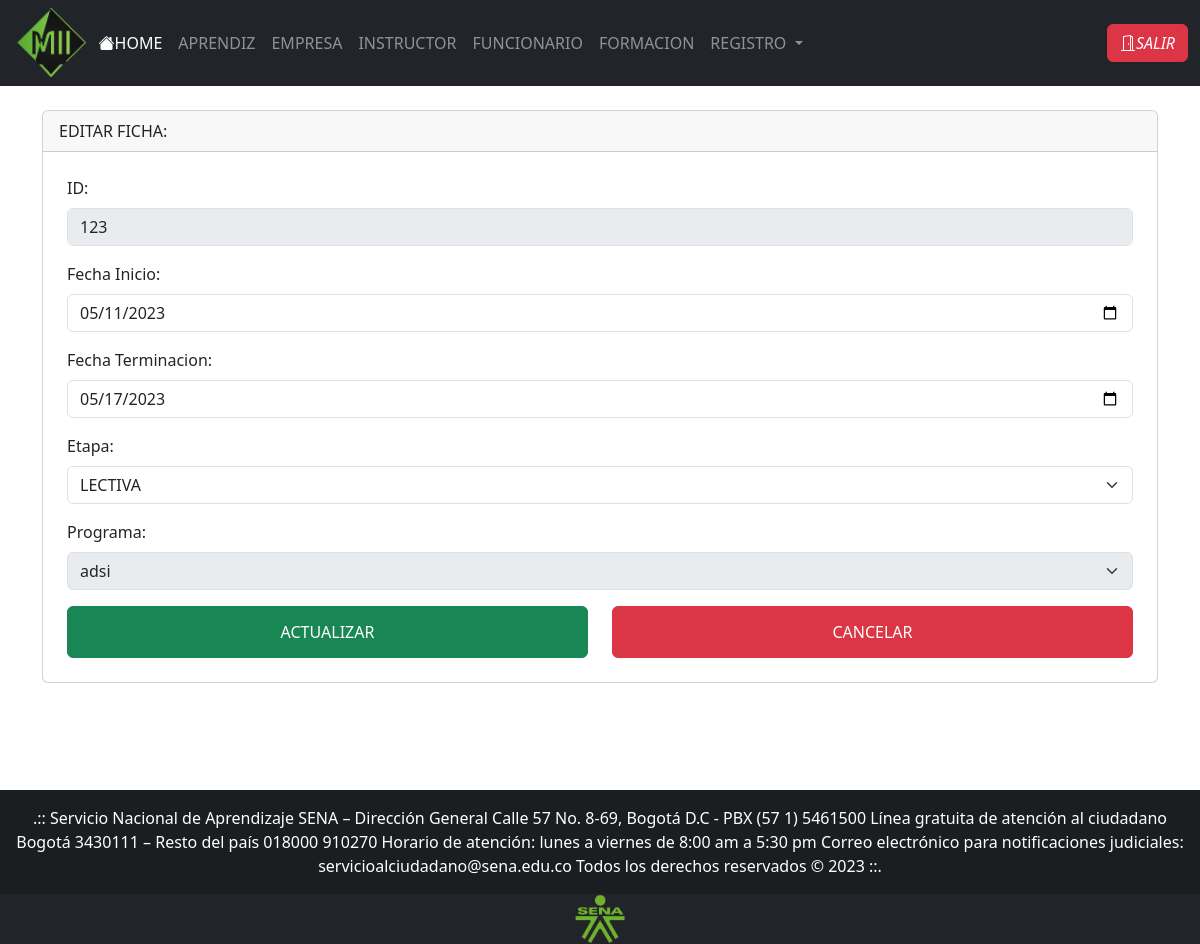
The app's page /views/editarFormacion.php?codigo=123&tipo=ficha (signed in) with its own data.
### tables this page shows
CREATE TABLE IF NOT EXISTS `fichas` (
  `pk_id_ficha` int NOT NULL,
  `ficha_fecha_inicio` date NOT NULL,
  `ficha_fecha_terminacion` date NOT NULL,
  `ficha_etapa` varchar(50) NOT NULL,
  `fk_id_pro` int NOT NULL,
  PRIMARY KEY (`pk_id_ficha`),
  KEY `fk_Ficha_Programa1` (`fk_id_pro`)
);

### views/editarFormacion.php (the view, shortened to what this page needs)
<!DOCTYPE html>
<html lang="en">
<head>
    <?php
    require_once("head.php");
    ?>
</head>
<body>
    <?php
    require_once("header.php");
    include('../controller/conexion.php');
    if (isset($_GET['codigo']) && $_GET['codigo'] != "") {
        $codigo = $_GET['codigo'];
    }
    ?>
    <div style="min-height: 85vh;">
        <div class="container mt-4">
            <div class="card" id="editarFicha" hidden>
                <div class="card-header">
                    EDITAR FICHA:
                </div>
                <?php
                $fichas = $base->query("SELECT * FROM fichas WHERE pk_id_ficha=$codigo")->fetchAll(PDO::FETCH_OBJ);
                foreach ($fichas as $datosFicha) {
                    ?>
                    <form class="p-4" method="POST" action="../controller/crudFormacion.php?accion=editar&tipo=ficha">
                        <div class="mb-3">
                            <label class="form-label">ID: </label>
                            <input type="number" class="form-control" name="idFicha"
                                value="<?php echo $datosFicha->pk_id_ficha; ?>" autofocus required readonly>
                        </div>
                        <div class="mb-3">
                            <label class="form-label">Fecha Inicio: </label>
                            <input type="date" class="form-control" name="inicioFicha"
                                value="<?php echo $datosFicha->ficha_fecha_inicio; ?>" autofocus required>
                        </div>
                        <div class="mb-3">
                            <label class="form-label">Fecha Terminacion: </label>
                            <input type="date" class="form-control" name="terminacionFicha"
                                value="<?php echo $datosFicha->ficha_fecha_terminacion; ?>" autofocus required>
                        </div>
                        <div class="mb-3">
                            <label class="form-label">Etapa: </label>
                            <select class="form-select" aria-label="Default" name="etapaFicha" autofocus required>
                                <option selected>
                                    <?php echo $datosFicha->ficha_etapa; ?>
                                </option>
                            </select>
                        </div>
                        <div class="mb-3">
                            <label class="form-label">Programa: </label>
                            <select class="form-select" aria-label="Default" name="programaFicha" autofocus required
                                disabled>
                                <?php
                                $programa = $base->query("SELECT * FROM programas WHERE pk_id_pro=$datosFicha->fk_id_pro")->fetchAll(PDO::FETCH_OBJ);
                                foreach ($programa as $datosPrograma) {
                                    ?>
                                    <option selected>
                                        <?php echo $datosPrograma->pro_nombre ?>
                                    </option>
                                    <?php
                                }
                                    ?>
                            </select>
                        </div>
                        <div class="row">
                            <div class="col d-flex justify-content-center">
                                <input type="submit" class="btn btn-success btn-block" value="ACTUALIZAR">
                            </div>
                            <div class="col d-flex justify-content-center">
                                <a class="btn btn-danger btn-block" href="javascript:history.back(-1);">
                                <input type="button" class="btn btn-danger btn-block" id="btnCerrarFicha" value="CANCELAR">
                                </a>
                            </div>
                        </div>
                    </form>
                    <?php
                }
                ?>
            </div>
            <br><br>
        </div>
    </div>
    <?php
    require_once("footer.php");
    ?>
</body>
</html>

### records on screen
fichas: idFicha "123", inicioFicha "05/11/2023", terminacionFicha "05/17/2023", etapaFicha "LECTIVA"

### other values on screen
form field programaFicha "adsi"
